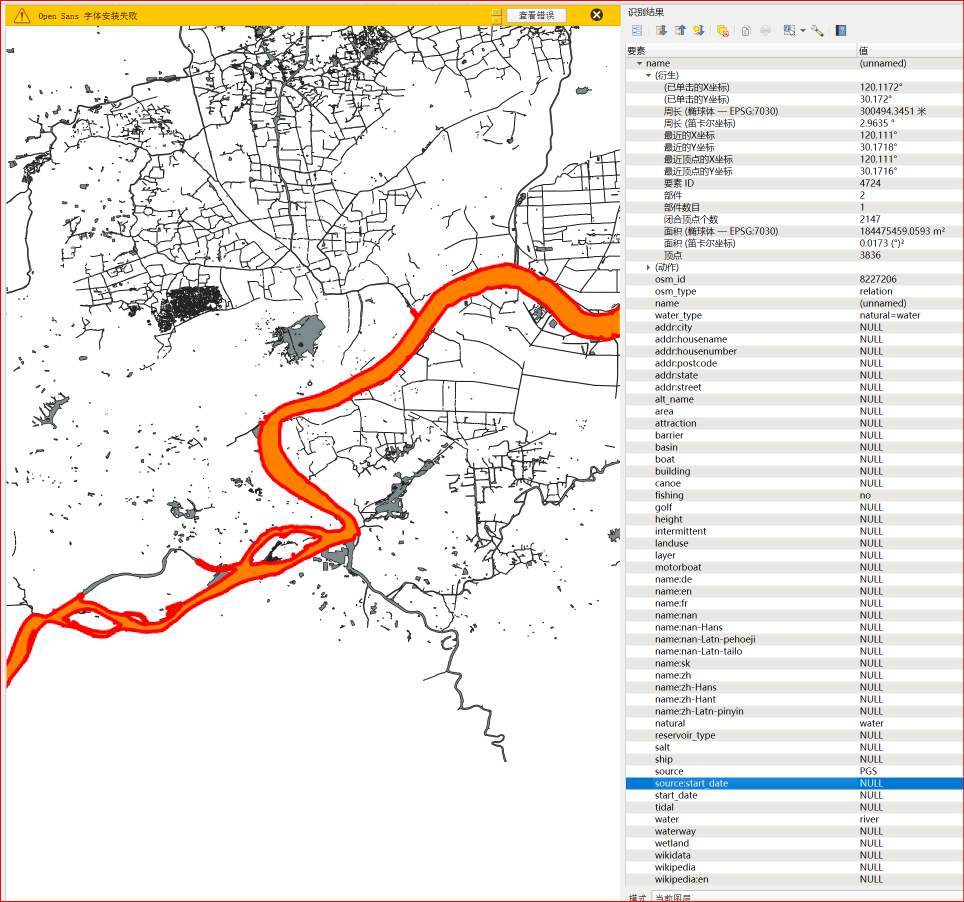
#> input picture pbf_cache/要素识别.png, 1928 x 1804 px (shown at 1/2 size)
$ python -i _water_supplement.py   (imports and definitions only)
#> lines starting #> are read from the running program, lines starting #| are printed output that depends on the picture; after the words box and inside, x2 and y2 are one past the last pixel; in counts of white or black regions, pixels touching at a corner belong together
#> further down, picture is the input picture: shape (1804, 1928, 3); mean B, G, R 227.6, 232.1, 237.9
"""Water polygon supplementation: Gaode no-label tiles + Chamfer matching + adaptive buffer.

Priority: OSM polygon > Gaode extraction (shape-matched) > adaptive width buffer

Gaode tile service: scl=2&style=7 gives clean basemap without labels/text.
Water is bright blue, easily segmented. Resolution ~4.8m/px at zoom 14.

Used by _layer_preprocess.py (3MF pipeline) and tune_buildings_v2.py (PNG renderer).
"""
from __future__ import annotations

import json
import math
import os
import time
from io import BytesIO
from pathlib import Path
from typing import List, Tuple, Optional

import numpy as np
from shapely.geometry import LineString, MultiPolygon, Point, Polygon, shape, mapping
from shapely.ops import unary_union, nearest_points

# ---------------------------------------------------------------------------
# Config
# ---------------------------------------------------------------------------

_AMAP_ZOOM = 14
_AMAP_TILE_PX = 512         # scl=2 returns 512x512 tiles
_MIN_SEGMENT_LEN = 200      # ignore uncovered segments shorter than this (m)
_MIN_POLYGON_AREA_M2 = 50000
_MAX_SUPPLEMENT_AREA_M2 = 500000  # reject Gaode polygons larger than 500k m² (0.5 km²)
_ADAPTIVE_MIN_HW = 40       # adaptive buffer 最小半宽 (m)——无参考时的河道默认
_ADAPTIVE_MAX_HW = 450      # 最大半宽上限 (m)——river default
_ADAPTIVE_DECAY_DIST = 15000
_ADAPTIVE_REF_MAX_DIST = 500  # 参考多边形必须贴近中心线（视为同一水体的延伸）

_WATERWAY_HW_CAPS = {
    "river":     (40, 450),
    "riverbank": (100, 500),
    "canal":     (12, 50),
    "stream":    (5, 20),
    "drain":     (3, 12),
    "ditch":     (2, 8),
}

# Chamfer matching search range (narrow: no-label tiles are well-calibrated)
_CHAMFER_SCALE_RANGE = (0.85, 1.15)
_CHAMFER_SCALE_STEPS = 30
_CHAMFER_ANGLE_RANGE = (-3, 3)  # degrees — GCJ correction handles most offset
_CHAMFER_ANGLE_STEP = 1
_CHAMFER_MAX_SCORE_M = 150.0    # if best score > this, match is unreliable


# ---------------------------------------------------------------------------
# Key loading
# ---------------------------------------------------------------------------

# [15 lines left out: function _load_amap_key, not called in this run]


# ---------------------------------------------------------------------------
# GCJ-02 ↔ WGS84 coordinate conversion
# ---------------------------------------------------------------------------

_A = 6378245.0
_EE = 0.00669342162296594


def _out_of_china(lon: float, lat: float) -> bool:
    return not (72.004 <= lon <= 137.8347 and 0.8293 <= lat <= 55.8271)


# [43 lines left out: functions _transform_lat, _transform_lon, _wgs84_to_gcj02, _gcj02_to_wgs84, not called in this run]


# ---------------------------------------------------------------------------
# Tile math
# ---------------------------------------------------------------------------

def _lon_to_tile_x(lon: float, zoom: int) -> int:
    return int((lon + 180) / 360 * (2 ** zoom))


def _lat_to_tile_y(lat: float, zoom: int) -> int:
    lat_rad = math.radians(lat)
    return int((1 - math.log(math.tan(lat_rad) + 1 / math.cos(lat_rad)) / math.pi) / 2 * (2 ** zoom))


def _tile_to_lon(x: int, zoom: int) -> float:
    return x / (2 ** zoom) * 360 - 180


def _tile_to_lat(y: int, zoom: int) -> float:
    n = math.pi - 2 * math.pi * y / (2 ** zoom)
    return math.degrees(math.atan(math.sinh(n)))


# ---------------------------------------------------------------------------
# Gaode no-label tile extraction
# ---------------------------------------------------------------------------

# [6 lines left out: function _cache_path, not called in this run]


def _auto_fetch_enabled() -> bool:
    value = os.environ.get("AMAP_WATER_AUTO_FETCH", "1").strip().lower()
    return value not in {"0", "false", "no", "off"}


# [61 lines left out: function _fetch_nolabel_tiles, not called in this run]


def _extract_water_mask(img: np.ndarray) -> np.ndarray:
    """HSV + RGB color segmentation for water pixels in no-label basemap."""
    from scipy import ndimage

    img_f = img.astype(np.float32) / 255.0
    r, g, b = img_f[:, :, 0], img_f[:, :, 1], img_f[:, :, 2]

    cmax = np.maximum(np.maximum(r, g), b)
    cmin = np.minimum(np.minimum(r, g), b)
    delta = cmax - cmin

    hue = np.zeros_like(cmax)
    m_r = (cmax == r) & (delta > 0)
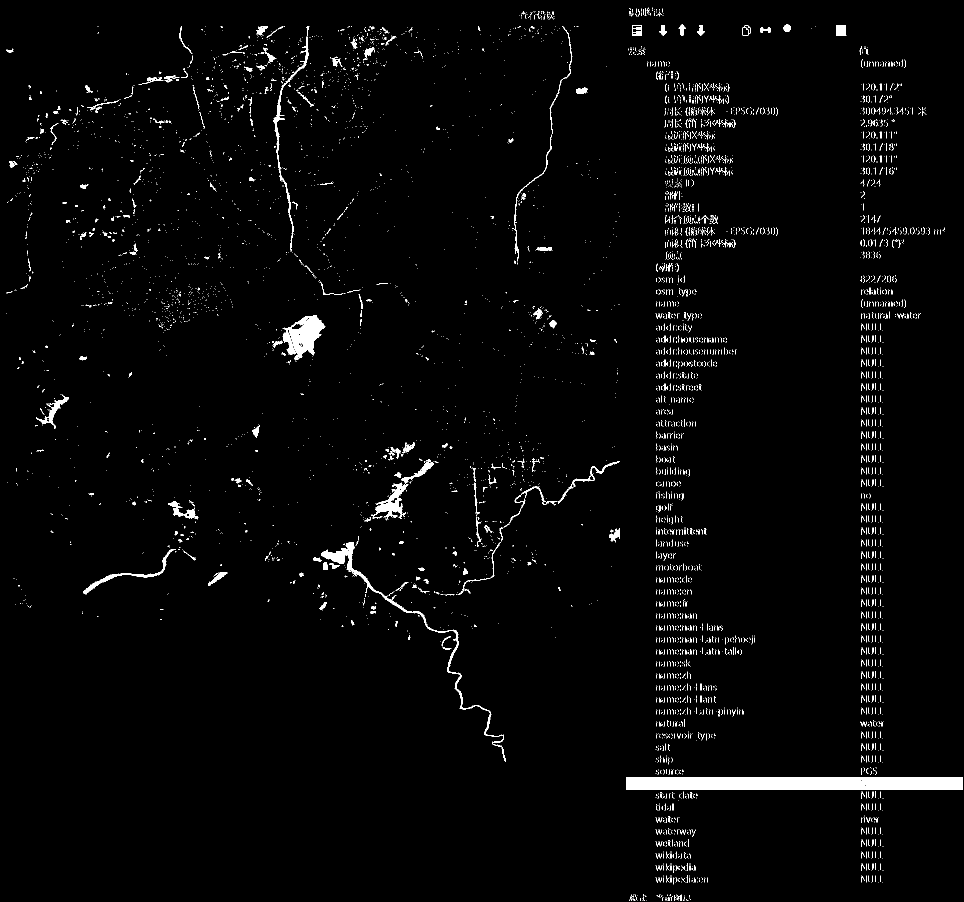
#> m_r: shape (1804, 1928) bool (shown at 1/2 size); 2.1% white; 5925 white regions (5554 under 20 px), largest, box (x1, y1, x2, y2) and area: (1252, 1555, 1926, 1579) 15941, (565, 630, 651, 721) 4034, (642, 1084, 1012, 1523) 3713
    m_g = (cmax == g) & (delta > 0)
#> m_g: shape (1804, 1928) bool; 0.45% white in thin lines or dots
    m_b = (cmax == b) & (delta > 0)
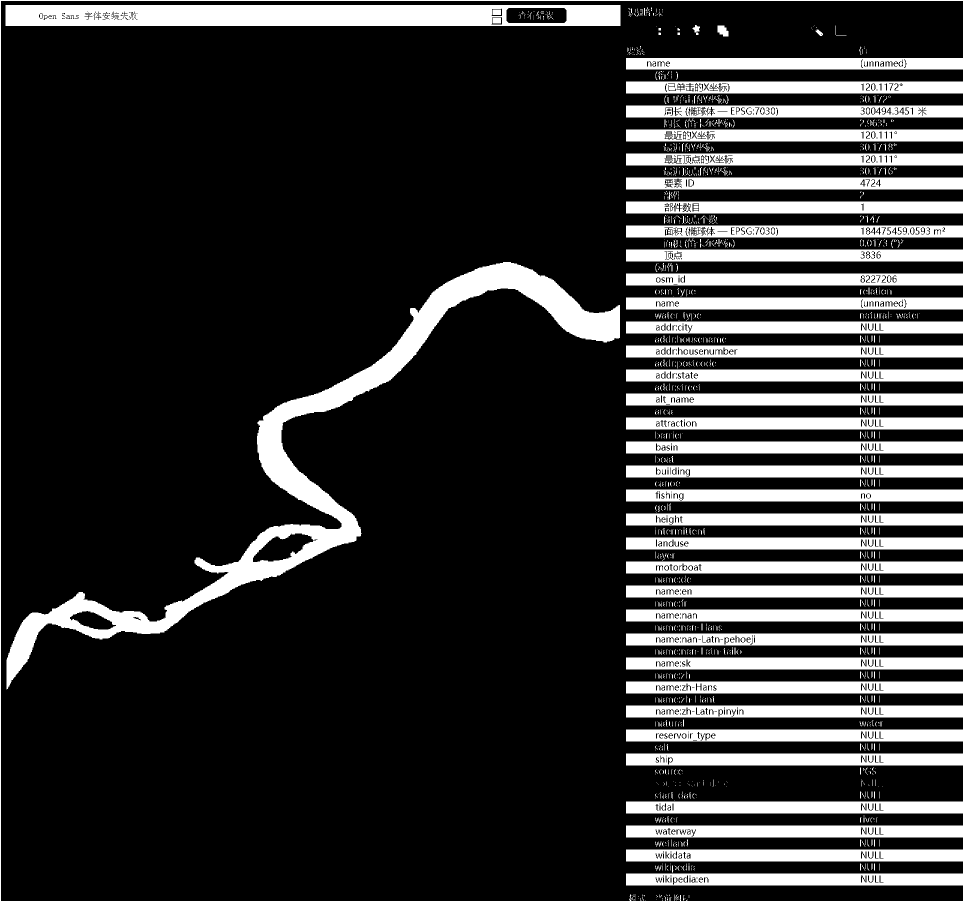
#> m_b: shape (1804, 1928) bool (shown at 1/2 size); 19.8% white; 1554 white regions (1337 under 20 px), largest, box (x1, y1, x2, y2) and area: (0, 0, 1928, 1804) 542182, (13, 524, 1240, 1379) 84862, (11, 10, 1241, 52) 46978
    hue[m_r] = 60 * (((g[m_r] - b[m_r]) / delta[m_r]) % 6)
    hue[m_g] = 60 * ((b[m_g] - r[m_g]) / delta[m_g] + 2)
    hue[m_b] = 60 * ((r[m_b] - g[m_b]) / delta[m_b] + 4)
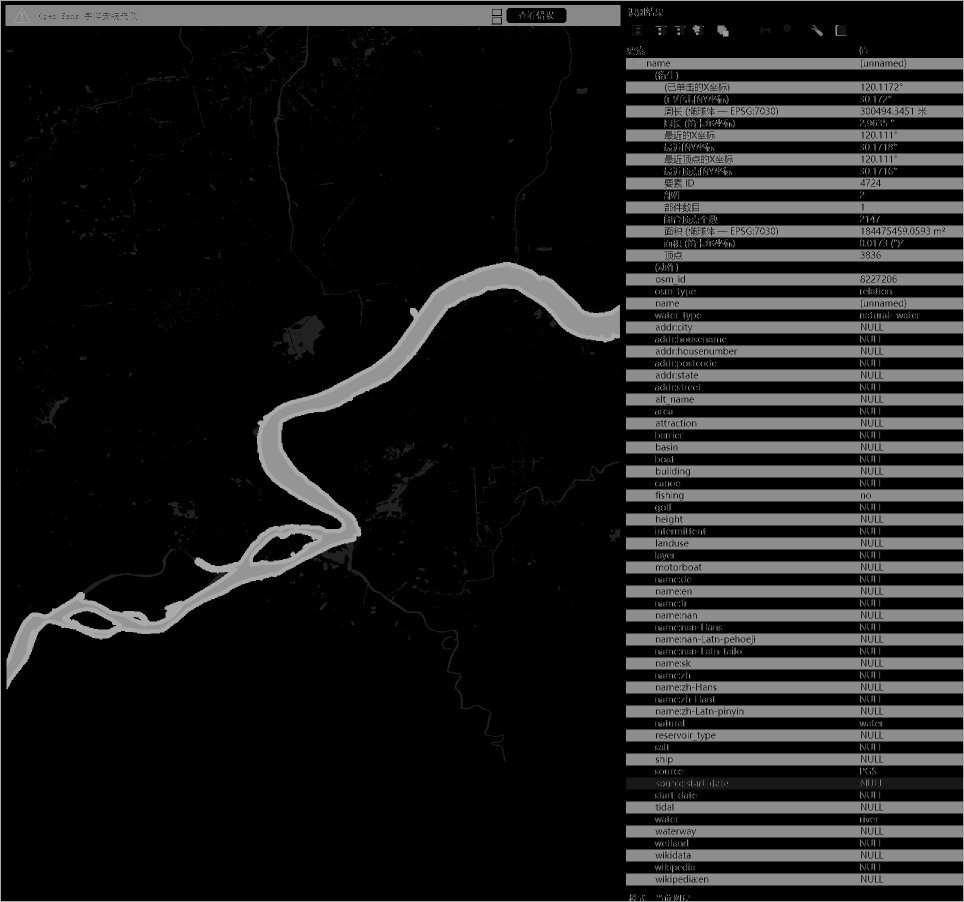
#> hue: shape (1804, 1928) float32 (shown at 1/2 size); min 0, max 359.2, mean 41.3; drawn with min black and max white

    sat = np.where(cmax > 0, delta / cmax, 0)
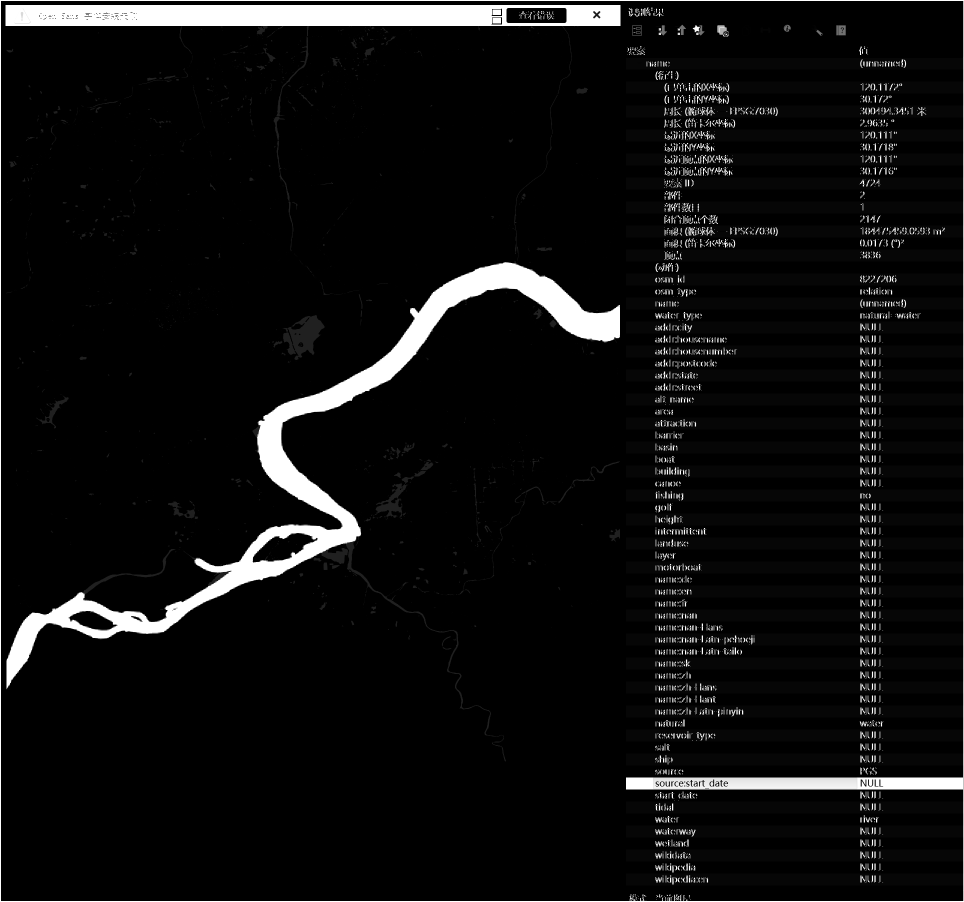
#> sat: shape (1804, 1928) float32 (shown at 1/2 size); min 0, max 1, mean 0.0607

    # Water: bright blue in basemap
    mask = (hue >= 180) & (hue <= 240) & (sat >= 0.08) & (cmax >= 0.45)
#> mask: shape (1804, 1928) bool; 4.9% white; 3020 white regions (2817 under 20 px), largest, box (x1, y1, x2, y2) and area: (13, 524, 1240, 1379) 84345, (11, 10, 1241, 52) 46324, (0, 0, 1928, 1804) 14965

    # RGB supplement for lighter/edge water pixels
    ri, gi, bi = img[:, :, 0], img[:, :, 1], img[:, :, 2]
    rgb_mask = (bi >= 190) & (gi >= 140) & (gi <= 230) & (ri >= 60) & (ri <= 200) & (bi > ri)
#> rgb_mask: shape (1804, 1928) bool; 0.21% white in thin lines or dots
    mask = mask | rgb_mask

    # Morphological cleanup
    mask = ndimage.binary_opening(mask, iterations=2)
#> mask: shape (1804, 1928) bool; 3.7% white; 14 white regions (6 under 20 px), largest, box (x1, y1, x2, y2) and area: (13, 524, 1240, 1375) 83441, (11, 10, 1241, 52) 45535, (1435, 51, 1453, 69) 238
    mask = ndimage.binary_closing(mask, iterations=2)
#> mask: shape (1804, 1928) bool; 3.8% white; 9 white regions (3 under 20 px), largest, box (x1, y1, x2, y2) and area: (13, 524, 1240, 1375) 83575, (11, 10, 1241, 52) 46323, (1435, 51, 1453, 69) 240, (1386, 51, 1400, 70) 127, (1186, 22, 1201, 37) 117, (1633, 60, 1644, 70) 55
    mask = ndimage.binary_fill_holes(mask)
#> mask: shape (1804, 1928) bool; 4.1% white; 8 white regions (3 under 20 px), largest, box (x1, y1, x2, y2) and area: (13, 524, 1240, 1375) 89410, (11, 10, 1241, 52) 51538, (1435, 51, 1453, 69) 240, (1386, 51, 1400, 70) 127, (1633, 60, 1644, 70) 55

    labeled, n = ndimage.label(mask)
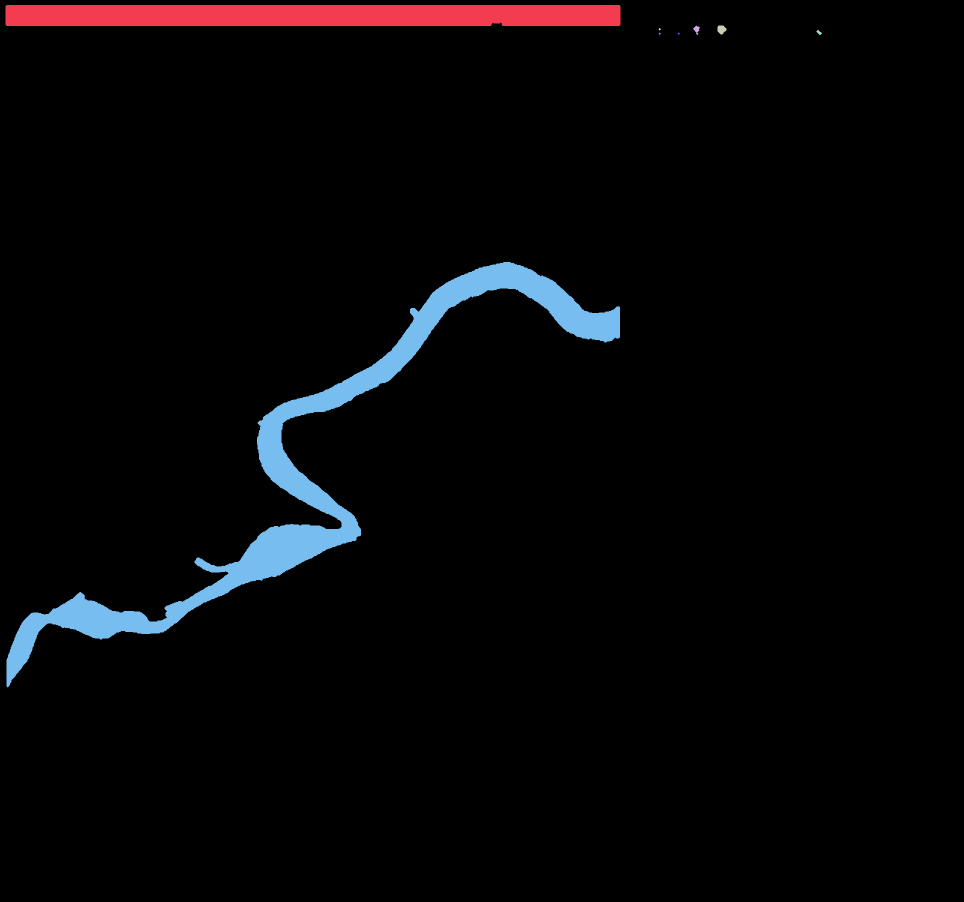
#> labeled: shape (1804, 1928) int32 (shown at 1/2 size); 9 distinct labels, from 0 to 8; one colour per label, 0 black
#> n = 8
    for i in range(1, n + 1):
        if (labeled == i).sum() < 1000:
            mask[labeled == i] = 0
#> mask: shape (1804, 1928) bool; 4.1% white; 2 white regions, box (x1, y1, x2, y2) and area: (13, 524, 1240, 1375) 89410, (11, 10, 1241, 52) 51538

    return mask.astype(np.uint8)


# [657 lines left out: functions _vectorize_mask, _fetch_amap_water, fetch_amap_water_local, _chamfer_match, _apply_chamfer_transform, _estimate_polygon_width and 4 more, not called in this run]

>>> import cv2
>>> picture = cv2.imread('../pbf_cache/要素识别.png')
>>> result = _extract_water_mask(picture)
